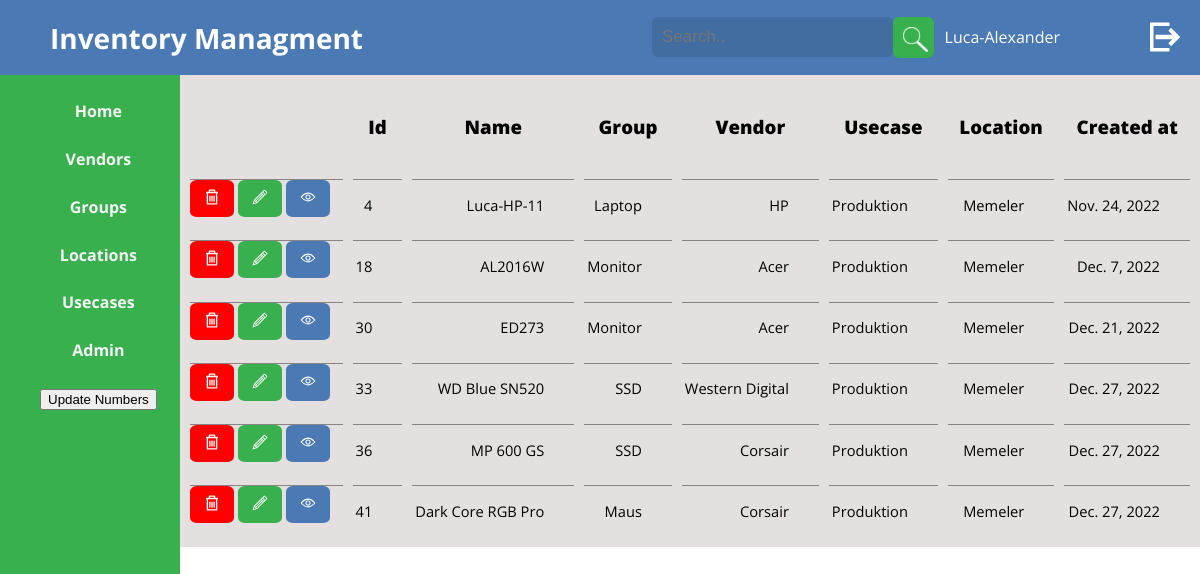
Screenshot of /usecases/Produktion/ (signed in) with the database file from the repository.
### Inventory_mgmt/models.py (models this page shows, shortened)
class Inventory_Item(models.Model):
    full_id = models.CharField(default=None, max_length=50, null=True, blank=True)
    name = models.CharField(max_length=200)
    group = models.CharField(max_length=200)
    vendor = models.CharField(max_length=200)
    usecase = models.CharField(max_length=200)
    location = models.CharField(max_length=200)
    created_at = models.DateField(default=date.today)
    picture = models.ImageField(upload_to='images/', blank=True, null=True)
    description = models.TextField(max_length=1000, blank=True, null=True)

### Inventory_mgmt/views.py (the view)
# urls.py: path('usecases/', views.usecases,),
def usecases(request, usecase=None):
    type = "Usecase"
    if usecase == None:
        type = "Usecases"
        all_items = Inventory_Item.objects.all()
        ul_usecases = []
        for itm in all_items:
            ul_usecases.append(itm.usecase)
        all_usecases = list(dict.fromkeys(ul_usecases))
        all_usecases.sort()
        all_usecases = list(filter(None, all_usecases))
        return render(request, 'sortedby.html', {'all_detail_items': all_usecases, 'layout': "usecases", 'type': type})
    else:
        usecase_items = Inventory_Item.objects.filter(usecase=usecase)
        return render(request, 'items_sorted.html', {'all_items': usecase_items, 'type': type})

### templates/items_sorted.html (shortened to what this page needs)
{% extends 'base.html' %}
{% load static %}
    {% block content %}
        <div class="mainGrid">
                <div class="Grid-Item-desc"><p class="hide_text_gridbg">Control</p></div>
                <div class="Grid-Item-desc"><p id="id">Id</p></div>
                <div class="Grid-Item-desc"><p id="name">Name</p></div>
                <div class="Grid-Item-desc"><p id="group">Group</p></div>
                <div class="Grid-Item-desc"><p id="vendor">Vendor</p></div>
                <div class="Grid-Item-desc"><p id="usecase">Usecase</p></div>
                <div class="Grid-Item-desc"><p id="location">Location</p></div>
                <div class="Grid-Item-desc"><p id="created_at">Created at</p></div>
                {% for row in all_items %}
                    <div class="Grid-Item">
                        <button class="btn_delete" onclick="ConfirmDelete({{ row.id }})"><img src="{% static 'trash.svg'%}"></button>
                        <button class="btn_edit" onclick="edit_item({{ row.id }})"><img src="{% static 'pencil.svg' %}"></button>
                        <button class="btn_view" onclick="view_item({{ row.id }})"><img src="{% static 'eye.svg' %}"></button>
                    </div>
                    <div class="Grid-Item"><p>{{ row.id }}</p></div>
                    <div class="Grid-Item"><p>{{ row.name }}</p></div>
                    <div class="Grid-Item"><p>{{ row.group }}</p></div>
                    <div class="Grid-Item"><p>{{ row.vendor }}</p></div>
                    <div class="Grid-Item"><p>{{ row.usecase }}</p></div>
                    <div class="Grid-Item"><p>{{ row.location }}</p></div>
                    <div class="Grid-Item"><p>{{ row.created_at }}</p></div>
                {% endfor %}
        </div>
  {% endblock content %}

### templates/base.html (shortened to what this page needs)
{% load static %}
<!DOCTYPE html>
<html lang="en">
<head>
    <link rel="stylesheet" href="{% static 'style.css' %}">
    <link rel="stylesheet" href="{% static 'print_item.css' %}">
</head>
<body>
        <header>
            <h1>Inventory Managment</h1> <h2>{{title}}</h2>
            {% if user.is_authenticated %}
            <div class="search-container">
                <form action="/search/" method="POST" enctype="multipart/form-data">
                    <input type="text" placeholder="Search.." name="search">
                    <button type="submit"><img src="{% static 'lupe.png' %}" alt=""></button>
                </form>
            </div>
            <a class="btn_logout" href="{% url 'logout' %}">
            </a>
            <div class="username">
                {% if user.first_name %}
                <p>{{ user.first_name }}</p>
                {% else %}
                <p>{{ user.username }}</p>
                {% endif %}
            </div>
            {% endif %}
        </header>
        <div class="sidebar">
        <ul class="sidebar-list">
        {% if user.is_authenticated %}
            <li><a href="/">Home</a></li>
            <li><a href="/vendors" id="vendor">Vendors</a></li>
            <li><a href="/groups" id="group">Groups</a></li>
            <li><a href="/locations" id="location">Locations</a></li>
            <li><a href="/usecases" id="usecase">Usecases</a></li>
            {% if request.user.groups.all.0.name == 'Admin' %}
            <li><a href="/admin" id="admin">Admin</a></li>
            <form action="/" method="post">
                <input type="submit" value="Update Numbers">
            </form>
            {% endif %}
        {% endif %}
    </ul>
        </div>
    <div class="main">
        {% if user.is_authenticated %}
        {% block content %}
        {% endblock content %}
        {% else %}
       {% include "login_include.html" %}
        {% endif %}
    </div>
</body>
</html>

### templates/static/style.css (style rules this page uses)
:root { --bg: #fff; --text: #000000; --sidebar: #38b04e; --sidebar_secondary: #38b04e67; --topbar: #4a79b4; --topbar_secondary: #426da1; --gridbg: #e4e0e0; --gridborder: #00000069; --inputbg: #f1f1f1; }
body { background-color: var(--bg); color: var(--text); font-family: 'Open Sans', sans-serif; font-size: 14px; line-height: 1.42857143; margin: 0; position: relative; margin-top: 75px; }
.main { margin-left: 15%; }
header { background-color: var(--topbar); display: flex; color: #fff; padding-left: 50px; align-self: center; align-items: center; position: fixed; top: 0; width: 100%; height: 75px; }
header .username { position: absolute; top: 10px; right: 190px; font-size: 12pt; }
.btn_logout { width: 50px; height: 50px; border-radius: 50%; display: flex; right: 10px; position: fixed; top: 12px; border: 0.0px solid #fff; cursor: pointer; }
.btn_logout svg { margin: auto; width: auto; height: 60%; }
.mainGrid { display: grid; grid-gap: 10px; grid-template-columns: auto auto auto auto auto auto auto auto; padding: 10px; font-size: 14px; background-color: var(--gridbg); align-content: center; }
.Grid-Item img { width: 32px; height: 32px; }
.btn_delete { background-color: #ff0000; border: none; border-radius: 15%; cursor: pointer; }
.btn_edit { background-color: #38b04e; border: none; border-radius: 15%; cursor: pointer; }
.btn_view { background-color: #4a79b4; border: none; border-radius: 15%; cursor: pointer; }
.Grid-Item-desc { font-family: 'Open Sans', 'sans-serif'; font-size: 14pt; font-weight: 900; padding: 10px; }
.Grid-Item-desc p { text-align: center; }
.Grid-Item { margin: 0; border-top: 1px solid var(--gridborder); font-size: 11pt; padding-right: 10px; }
.Grid-Item p { text-align: right; padding-right: 20px; }
.sidebar { width: 15%; height: 100%; display: flex; background-color: var(--sidebar); position: fixed; align-content: center; }
.sidebar ul { margin: 0; color: whitesmoke; list-style-type: none; font-family: 'Open Sans', sans-serif; font-size: 16px; font-weight: 700; text-align: center; }
.sidebar ul li { margin-top: 25px; margin-bottom: 25px; }
.sidebar ul li a { text-decoration: none; color: currentColor; cursor: pointer; }
.hide_text_gridbg { color: var(--gridbg); }
header .search-container { float: right; position: absolute; top: 7px; right: 300px; }
header input[type=text] { background-color: var(--topbar_secondary); padding: 10px; margin-top: 10px; font-size: 17px; border: none; color: white; border-radius: 6px; }
header .search-container button { float: right; padding: 10px 10px; margin-top: 10px; margin-right: 16px; background: var(--sidebar); font-size: 17px; border: none; cursor: pointer; border-radius: 6px; width: 41px; height: 41px; }
header .search-container button img { width: 25px; height: 25px; }

### rows the page displays
Inventory_Item: id "4", name "Luca-HP-11", group "Laptop", vendor "HP", usecase "Produktion", location "Memeler", created_at "Nov. 24, 2022"
Inventory_Item: id "18", name "AL2016W", group "Monitor", vendor "Acer", usecase "Produktion", location "Memeler", created_at "Dec. 7, 2022"
Inventory_Item: id "30", name "ED273", group "Monitor", vendor "Acer", usecase "Produktion", location "Memeler", created_at "Dec. 21, 2022"
Inventory_Item: id "33", name "WD Blue SN520", group "SSD", vendor "Western Digital", usecase "Produktion", location "Memeler", created_at "Dec. 27, 2022"
Inventory_Item: id "36", name "MP 600 GS", group "SSD", vendor "Corsair", usecase "Produktion", location "Memeler", created_at "Dec. 27, 2022"
Inventory_Item: id "41", name "Dark Core RGB Pro", group "Maus", vendor "Corsair", usecase "Produktion", location "Memeler", created_at "Dec. 27, 2022"

### other values shown
{{ user.first_name }} "Luca-Alexander"
